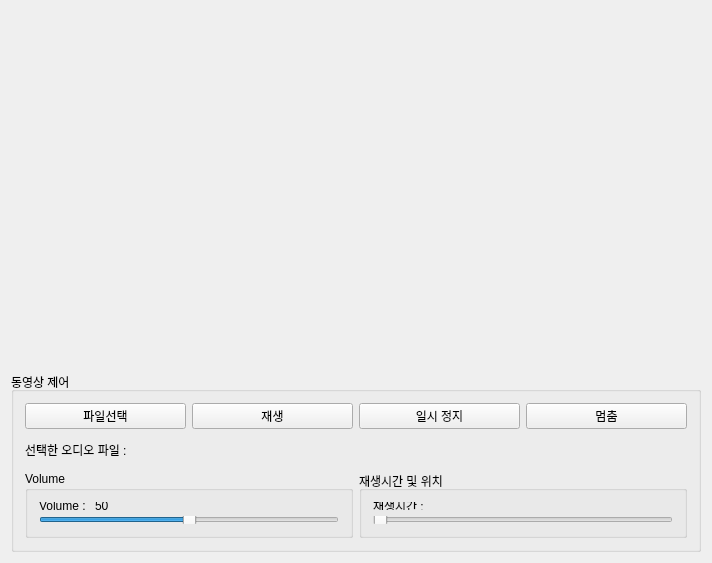
<?xml version="1.0" encoding="UTF-8"?>
<ui version="4.0">
 <class>Widget</class>
 <widget class="QWidget" name="Widget">
  <property name="geometry">
   <rect>
    <x>0</x>
    <y>0</y>
    <width>712</width>
    <height>563</height>
   </rect>
  </property>
  <property name="windowTitle">
   <string>Widget</string>
  </property>
  <layout class="QVBoxLayout" name="verticalLayout_4">
   <item>
    <widget class="QWidget" name="containerWidget" native="true"/>
   </item>
   <item>
    <widget class="QGroupBox" name="groupBox">
     <property name="minimumSize">
      <size>
       <width>0</width>
       <height>180</height>
      </size>
     </property>
     <property name="maximumSize">
      <size>
       <width>16777215</width>
       <height>180</height>
      </size>
     </property>
     <property name="title">
      <string>동영상 제어</string>
     </property>
     <layout class="QVBoxLayout" name="verticalLayout">
      <item>
       <layout class="QHBoxLayout" name="horizontalLayout">
        <item>
         <widget class="QPushButton" name="pbtOpen">
          <property name="text">
           <string>파일선택</string>
          </property>
         </widget>
        </item>
        <item>
         <widget class="QPushButton" name="pbtPlay">
          <property name="text">
           <string>재생</string>
          </property>
         </widget>
        </item>
        <item>
         <widget class="QPushButton" name="pbtPause">
          <property name="text">
           <string>일시 정지</string>
          </property>
         </widget>
        </item>
        <item>
         <widget class="QPushButton" name="pbtStop">
          <property name="text">
           <string>멈춤</string>
          </property>
         </widget>
        </item>
       </layout>
      </item>
      <item>
       <layout class="QHBoxLayout" name="horizontalLayout_2">
        <item>
         <widget class="QLabel" name="label">
          <property name="minimumSize">
           <size>
            <width>120</width>
            <height>30</height>
           </size>
          </property>
          <property name="maximumSize">
           <size>
            <width>120</width>
            <height>30</height>
           </size>
          </property>
          <property name="text">
           <string>선택한 오디오 파일 : </string>
          </property>
         </widget>
        </item>
        <item>
         <widget class="QLabel" name="lblFileName">
          <property name="text">
           <string/>
          </property>
         </widget>
        </item>
       </layout>
      </item>
      <item>
       <layout class="QHBoxLayout" name="horizontalLayout_3">
        <item>
         <widget class="QGroupBox" name="groupBox_3">
          <property name="title">
           <string>Volume</string>
          </property>
          <layout class="QVBoxLayout" name="verticalLayout_3">
           <item>
            <layout class="QHBoxLayout" name="horizontalLayout_8">
             <item>
              <widget class="QLabel" name="label_2">
               <property name="text">
                <string>Volume : </string>
               </property>
              </widget>
             </item>
             <item>
              <widget class="QLabel" name="labelVolume">
               <property name="minimumSize">
                <size>
                 <width>30</width>
                 <height>0</height>
                </size>
               </property>
               <property name="maximumSize">
                <size>
                 <width>30</width>
                 <height>16777215</height>
                </size>
               </property>
               <property name="text">
                <string>50</string>
               </property>
              </widget>
             </item>
             <item>
              <spacer name="horizontalSpacer_2">
               <property name="orientation">
                <enum>Qt::Horizontal</enum>
               </property>
               <property name="sizeHint" stdset="0">
                <size>
                 <width>40</width>
                 <height>20</height>
                </size>
               </property>
              </spacer>
             </item>
            </layout>
           </item>
           <item>
            <layout class="QHBoxLayout" name="horizontalLayout_9">
             <item>
              <widget class="QSlider" name="volSlider">
               <property name="maximum">
                <number>100</number>
               </property>
               <property name="value">
                <number>50</number>
               </property>
               <property name="orientation">
                <enum>Qt::Horizontal</enum>
               </property>
              </widget>
             </item>
            </layout>
           </item>
          </layout>
         </widget>
        </item>
        <item>
         <widget class="QGroupBox" name="groupBox_2">
          <property name="title">
           <string>재생시간 및 위치</string>
          </property>
          <layout class="QVBoxLayout" name="verticalLayout_2">
           <item>
            <layout class="QHBoxLayout" name="horizontalLayout_5">
             <item>
              <widget class="QLabel" name="label_3">
               <property name="text">
                <string>재생시간 : </string>
               </property>
              </widget>
             </item>
             <item>
              <widget class="QLabel" name="labelPlayTime">
               <property name="minimumSize">
                <size>
                 <width>150</width>
                 <height>0</height>
                </size>
               </property>
               <property name="maximumSize">
                <size>
                 <width>150</width>
                 <height>16777215</height>
                </size>
               </property>
               <property name="text">
                <string/>
               </property>
              </widget>
             </item>
             <item>
              <spacer name="horizontalSpacer">
               <property name="orientation">
                <enum>Qt::Horizontal</enum>
               </property>
               <property name="sizeHint" stdset="0">
                <size>
                 <width>40</width>
                 <height>20</height>
                </size>
               </property>
              </spacer>
             </item>
            </layout>
           </item>
           <item>
            <layout class="QHBoxLayout" name="horizontalLayout_4">
             <item>
              <widget class="QSlider" name="sliderPosition">
               <property name="orientation">
                <enum>Qt::Horizontal</enum>
               </property>
              </widget>
             </item>
            </layout>
           </item>
          </layout>
         </widget>
        </item>
       </layout>
      </item>
     </layout>
    </widget>
   </item>
  </layout>
 </widget>
 <layoutdefault spacing="6" margin="11"/>
 <resources/>
 <connections/>
</ui>
